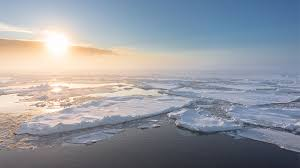
#> input picture images/11-ICE.jpg, 300 x 168 px
$ jupyter execute --allow-errors Kmeans_Clustering.ipynb   (shell and % lines are left out)
#> lines starting #> are read from the running program, lines starting #| are printed output that depends on the picture
### plot_utils.py
import numpy as np
import matplotlib.pyplot as plt

class plot_utils:
    def __init__(self, img_data, title, num_pixels=10000, colors=None):
        self.img_data = img_data
        self.title = title
        self.num_pixels = num_pixels
        self.colors = colors

    def colorSpace(self):
        if self.colors is None:
            self.colors = self.img_data

        rand = np.random.RandomState(42)
        index = rand.permutation(self.img_data.shape[0])[:self.num_pixels]
        colors = self.colors[index]
        R, G, B = self.img_data[index].T
        fig, ax = plt.subplots(1, 2, figsize=(12,8))
        ax[0].scatter(R, G, color=colors, marker='.')
        ax[0].set(xlabel='Red', ylabel='Green', xlim=(0, 1), ylim=(0, 1))
        ax[1].scatter(R, B, color=colors, marker='.')
        ax[1].set(xlabel='Red', ylabel='Blue', xlim=(0, 1), ylim=(0, 1))
        fig.suptitle(self.title, size=20)

### Kmeans_Clustering.ipynb
# **K-means**
- Common clustering technique, helps to solve many problems efficiently.
- one of the simplest and popular unsupervised machine learning algorithms.
- unsupervised algorithms means that our datasets using only input vectors(X) without referring to labelled, outcomes(Y).
-a common technique for statistical data analysis
## **The objective of K-means is simple:**
### Group similar data points together and discover underlying patterns. To achieve this objective, K-means looks for a fixed number (k) of clusters in a dataset.
In other words, the K-means algorithm identifies k number of centroids, and then allocates every data point to the nearest cluster,The ‘means’ in the K-means refers to averaging of the data; that is, finding the centroid.

# **Problem:**
### We are opening a Cake Shops and we have list of locations of BUYERS who frequently order Cake we want to find out optimal locations of Cake Shops where they should be opened?
(just taking example)

# Step-1 : Initialise Cake Shops randomly.

# Step-2 : Assign each Buyer to its nearest Cake Shop.

# Step-3 : Update the Shop Location by taking mean of Buyers assigned to it.

# Step-4 : Repeat Steps 2 and 3 Until Convergence.

## **How the K-means algorithm works?**

To process the learning data, the K-means algorithm in data mining starts with a first group of randomly selected centroids, which are used as the beginning points for every cluster, and then performs iterative (repetitive) calculations to optimize the positions of the centroids

**1. Cluster assignment**<br>
the algorithm goes through each of the data points and depending on which cluster is closer, It assigns the data points to one of the cluster centroids.<br>
**2. Updation centroid**<br>
K-means moves the centroids to the average of the points in a cluster. In other words, the algorithm calculates the average of all the points in a cluster and moves the centroid to that average location.
This process is repeated until there is no change in the clusters. K is chosen randomly or by giving specific initial starting points by the us.

⬇️⬇️⬇️⬇️⬇️⬇️⬇️⬇️⬇️⬇️⬇️⬇️⬇️⬇️⬇️⬇️⬇️⬇️⬇️⬇️⬇️⬇️⬇️⬇️⬇️⬇️⬇️⬇️⬇️⬇️⬇️⬇️⬇️⬇️⬇️⬇️⬇️⬇️⬇️⬇️⬇️⬇️⬇️⬇️⬇️⬇️⬇️⬇️⬇️⬇️⬇️

### **Cluster Quality**
Our goal here is not just to make many clusters but to make the most meaningful clusters. We can measure the quality of clusters using a metric called Interia.

* **Inertia** is the average distortion of the clusters. \n",
* **Distortion** is calculated at the cluster level. For each cluster, it calculates the sum of squared \"error\" where error is considered as the distance of a every datapoint from its cluster centroid.

Think about this, if we have 500 data-points, the model can create 500 clusters, thus making distortion zero and the \"best quality\". Measuring the performance just based on distortion is not good enough. Therefore, picking 'k' is a very important step in building a clustering model.

### **How do we choose 'k'?**

A fundamental step for any clustering algorithm is to determine the optimal number of clusters (k) into which the data may be clustered.


**WCSS** is an ideal way to figure out the right number of clusters would be to calculate the Within-Cluster-Sum-of-Squares (WCSS). WCSS is the sum of squares of the distances of each data point in all clusters to their respective centroids. The objective is to minimise this value.
        <br>
The Elbow method runs k-means clustering on the dataset for a range of values for k (say from 1-10) and records the avearage distortion for each of these k values. We expect this graph to produce a long-tail (as we increase the clusters, the distortions will reduce) and the goal is to identify the \"elbow\" which optimizes the number of clusters without overfitting.

## Implement K-Means Algorithm

#### Dataset
Make_blobs in sklearn is a nice functionaity which gives us a way to create synthetic grouped datapoints which serve as very good datasets to visualize clustering algorithms.

#### Algorithm
The main goal of this section is to write out the algorithm for K-Means Clustering without the use of external ML packages and to understand each step that is performed.

#### Objective
Running this code on our synthetic dataset will allow us to understand how the model iteratively clusters.

[cell 1]
#Import all the necessary packages
import numpy as np
import pandas as pd
import matplotlib.pyplot as plt
from sklearn.datasets import make_blobs

[cell 2]
#Number of Centroids
k=5
color=["darkturquoise","darkorange","teal","darkviolet","tomato", "yellowgreen","hotpink","gold"]

#Creates a list of lists (A of B) where length of A is 500, lengths of all B is 2, centers is the number of clusters
X,_=make_blobs(n_samples=500, n_features=2, centers=k, random_state=10)

#If you want to generate a correspoding y vector too, uncomment the below statement and run this cell
#X,y =make_blobs(n_samples=500,n_features=2,centers=k,random_state=10)

#Sample the shape to know how many (rows,columns) are present in your synthetic dataset
#This dataset has 2 columns which are "x coordinate" and "y coordinate" and each row is a datapoint
print("Shape = " + str(X.shape))

print("Sample:")
print(X[:5])

[cell 3]
#DEFINE ALL THE FUNCTIONS & VARIABLES WE NEED TO DO CLUSTERING
#Create an empty dictionary to store the cluster name, centroid and points associated with the cluster.
clusters={}

def initializeClusterCentroids():
  #For each cluster, initialize its properties
  for i in range(k):
      center = np.random.randint(-8, 10, size= (X.shape[1],), )
      points = []

      cluster = {
          'center' : center,
          'points' : points,
          'color' : color[i]
      }
      clusters[i] = cluster #looping over clusters dictionary

#Calculate euclidean distance between v1 and v2
def distance(v1, v2):
    return np.sum((v2-v1)**2)**0.5

def assignPointsToCluster(clusters, X):
    for ix in range(X.shape[0]):#iterate for all datapoints

        #Foe each datapoint, find the distance to k centroids
        distance_of_i = []
        for kx in range(k):
            d = distance(X[ix], clusters[kx]['center']) #we have find distance b/w
            #all the point with all the five (k) cluster centers
            distance_of_i.append(d)

        #Based on the distances to k centroid, pick which cluster to assign it to
        #here we want find the minimum distance of cluster centers
        cluster_to_choose = np.argmin(distance_of_i)
        clusters[cluster_to_choose]['points'].append(X[ix])

#STEP 3: UPDATE CLUSTER CENTROIDS
def updateCluster(clusters):
    for kx in range(k):
        cluster_points = clusters[kx]['points']

        cluster_points = np.array(cluster_points)
        #here pts are array of list but we want array of array so

        if len(cluster_points)>0:
            new_center = np.mean(cluster_points, axis=0) #axis is along rows so will
            #find mean of all the feature seprately it will give 2,0 when we have cluster pts 50,2
            clusters[kx]['center'] = new_center
            clusters[kx]['points'] = [] # clear the points in a cluster list (emptying pts)
            #as we have to do step 2 after step 3 again till not converge

[cell 4]
#We need to visualize this too. Lets define a function that can do that!
def plotclusters(clusters, plot):
    for kx in range(k):
        cluster_points = clusters[kx]['points']
        cluster_color = clusters[kx]['color']
        cluster_center = clusters[kx]['center']
        cluster_points = np.array(cluster_points)

        #plotting points associated /nearest to the cluster centers
        if len(cluster_points) > 0:
          plot.scatter(cluster_points[:, 0], cluster_points[:, 1], s = 2, c = cluster_color)

        plot.scatter(cluster_center[0], cluster_center[1], s = 250, c = cluster_color, marker="o")

[cell 5]
#Lets create a 6 panel plot showing how the cluster centroids evolve with each iteration
fig, axs = plt.subplots(2, 3)
fig.set_size_inches(24, 15)

#DATAPOINTS
axs[0, 0].scatter(X[:,0],X[:,1], s = 2, c = 'black')
axs[0, 0].set_title('Dataset')

#CENTROID INITIALIZATION
#Lets call our function that intializes the centroids
initializeClusterCentroids()

#Now, lets plot the centroids it has initalized
axs[0, 1].set_title('Centroid Initialization')
axs[0, 1].scatter(X[:, 0], X[:, 1], s = 2, c = 'black')
for i in range(k):#for all the clusters
    center = clusters[i]['center'] #its cluster's center
    axs[0, 1].scatter(center[0], center[1], c=clusters[i]['color'], s=250, marker="o")

#CLUSTERING EPOCH 1
axs[0, 2].set_title('Iteration 1')
assignPointsToCluster(clusters, X)
plotclusters(clusters, axs[0, 2])
updateCluster(clusters)

#CLUSTERING EPOCH 2
axs[1, 0].set_title('Iteration 2')
assignPointsToCluster(clusters, X)
plotclusters(clusters, axs[1, 0])
updateCluster(clusters)

#CLUSTERING EPOCH 3
axs[1, 1].set_title('Iteration 3')
assignPointsToCluster(clusters, X)
plotclusters(clusters, axs[1, 1])
updateCluster(clusters)

#CLUSTERING EPOCH 4
axs[1, 2].set_title('Iteration 4')
assignPointsToCluster(clusters, X)
plotclusters(clusters, axs[1, 2])
updateCluster(clusters)

# Hide x labels and tick labels for top plots and y ticks for right plots.
for ax in axs.flat:
    ax.label_outer()
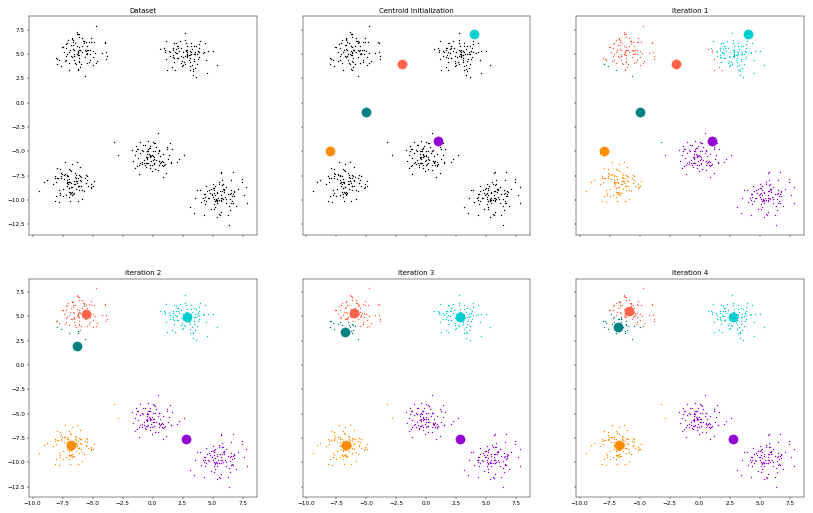
#> figure drawn by matplotlib, 6 panels

# Using KMeans++ from sklearn

[cell 6]
from sklearn.cluster import KMeans
#Check out all functionalities at https://scikit-learn.org/stable/modules/generated/sklearn.cluster.KMeans.html

kmeans_demo = KMeans(n_clusters=5) #random centroid intialization
#kmeans_demo = KMeans() #What if we dont initialize the number of clusters?
#kmeans_demo = KMeans(n_clusters=5, init='k-means++') #Does smart centroid initialization help?

#Let us fit our synthetic datapoints into the kmeans object
kmeans_demo.fit(X)

[cell 7]
#Lets inspect the clustering model
print("INERTIA = " + str(kmeans_demo.inertia_))
print("ITERATIONS TO CONVERGE = " + str(kmeans_demo.n_iter_))
print("CLUSTER CENTROIDS = ")
print(str(kmeans_demo.cluster_centers_))
print()

#using the colours we defined for the clusters at the start
colors_toplot = []
for label in kmeans_demo.labels_:
  colors_toplot.append(color[label])

plt.scatter(X[:,0], X[:, 1], c = colors_toplot, s=2)
plt.scatter(kmeans_demo.cluster_centers_[:,0], kmeans_demo.cluster_centers_[:,1], c = 'black', s=250, marker = "*")
plt.gcf().set_size_inches(12,8)
plt.show()
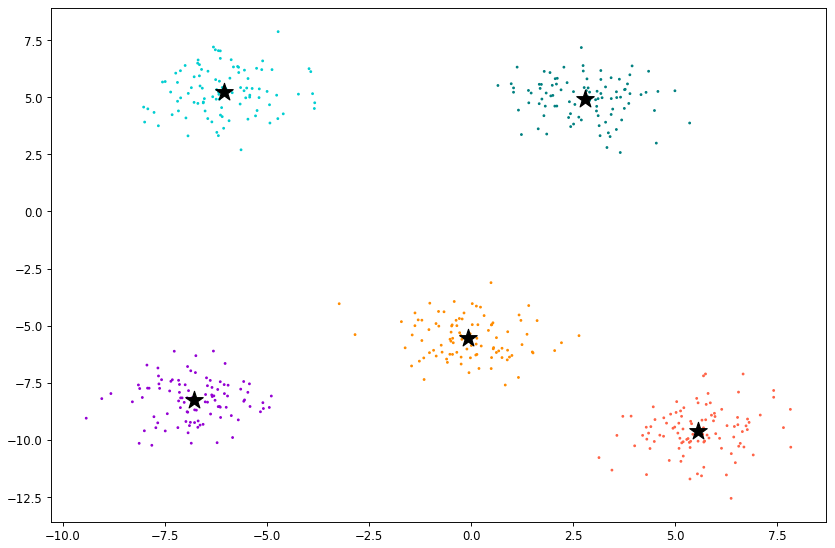
#> figure drawn by matplotlib, 1 panel

init : {'k-means++', 'random'} or ndarray of shape             (n_clusters, n_features), default='k-means++'
    Method for initialization, defaults to 'k-means++':

    'k-means++' : selects initial cluster centers for k-mean
    clustering in a smart way to speed up convergence. See section
    Notes in k_init for more details.

    'random': choose k observations (rows) at random from data for
    the initial centroids.

    If an ndarray is passed, it should be of shape (n_clusters, n_features)
    and gives the initial centers.

n_init : int, default=10
    Number of time the k-means algorithm will be run with different
    centroid seeds. The final results will be the best output of
    n_init consecutive runs in terms of inertia.

[cell 8]
#Let us try this out without defining the cluster counts and see what the optimal number of clusters are
kmeans_demo2 = KMeans() #What if we dont initialize the number of clusters?

#Let us fit our synthetic datapoints into the kmeans object
kmeans_demo2.fit(X)

[cell 9]
#Lets inspect the clustering model
print("INERTIA = " + str(kmeans_demo2.inertia_))
print("ITERATIONS TO CONVERGE = " + str(kmeans_demo2.n_iter_))
print("CLUSTER CENTROIDS = ")
print(str(kmeans_demo2.cluster_centers_))
print()

#using the colours we defined for the clusters at the start
colors_toplot = []
for label in kmeans_demo2.labels_:
  colors_toplot.append(color[label])

plt.scatter(X[:,0], X[:, 1], c = colors_toplot, s=2)
plt.scatter(kmeans_demo2.cluster_centers_[:,0], kmeans_demo2.cluster_centers_[:,1], c = 'black', s=250, marker = "*")
plt.gcf().set_size_inches(12,8)
plt.show()

Thats interesting! Even though the data visually has 5 clusters, KMeans has found 8 to be the optimal number of clusters!

# Application :-

## Clustering with Images
If you are given an image, can you use clustering to build any cool image applications?

### Image Compression

An image is made of pixels and each pixel has a colour associated with it. Every colour can be represented in a numeric scale. High resolution images are rich in numerical pixel data and are thus heavy. If you were to "compress" the image, the easiest thing to do would be to reduce the number of colours being represented by the image.

Say you are given an image, and it visually has 5 main sections/colors. Can you cluster each pixel into one of these 5 sections/colors and recolour

[cell 10]
import numpy as np
from skimage import io
import matplotlib.pyplot as plt
from sklearn.cluster import KMeans

[cell 11]
image_location = 'https://user-images.githubusercontent.com/42711978/87903363-71f5a900-ca79-11ea-9317-3c7dc7eccc27.jpg'

#> (a cell that did not finish here is left out)

**Optimal value for k:**  Since this image has 3 main sections (sky, forest and sea) we can set k = 3 so the points are clustered to be one of these sections. Try out different values to see how the image representation changes!

[cell 13]
#Update the optimal value of k below
k=3

#Build a clustering model on the pixels
kmeans = KMeans(n_clusters=k)
#> (the rest of this cell did not finish here and is left out)

#> (a cell that did not finish here is left out)

#> (a cell that did not finish here is left out)

[cell 16]
#Let us compare our image and compressed image
fig, axs = plt.subplots(1, 2)
fig.set_size_inches(20, 10, forward=True)

#> (the rest of this cell did not finish here and is left out)

We can keep all are images in folder and do Image compression on them

[cell 17]
#Importing Libraries
from __future__ import print_function
import os
import numpy as np
import matplotlib.pyplot as plt
import matplotlib.image as image
plt.style.use("ggplot")

from skimage import io
from sklearn.cluster import KMeans

from ipywidgets import interact, interactive, fixed, interact_manual, IntSlider
import ipywidgets as widgets

[cell 18]
plt.rcParams['figure.figsize'] = (20, 12)

[cell 19]
#Data Preprocessing
img = io.imread('images/11-ICE.jpg')
#> img is the input picture: shape (168, 300, 3); mean R, G, B 148.5, 152.5, 160.6
ax = plt.axes(xticks=[], yticks=[])
img_data = (img / 255.0).reshape(-1, 3)
ax.imshow(img)

[cell 20]
from plot_utils import plot_utils

[cell 21]
x = plot_utils(img_data, title='Input color space: 16 million possible colors')
x.colorSpace()
#> in colorSpace, `R, G, B = self.img_data[index].T`: R = 10000 values, max 1 at index 6, min 0.133 at index 491, mean 0.582; G = 10000 values, max 1 at index 6, min 0.145 at index 491, mean 0.598; B = 10000 values, max 1 at index 340, min 0.192 at index 4948, mean 0.63
#so their is sharp transition from one color space to other so we have to make it segmented transition
#it has very smooth gradient
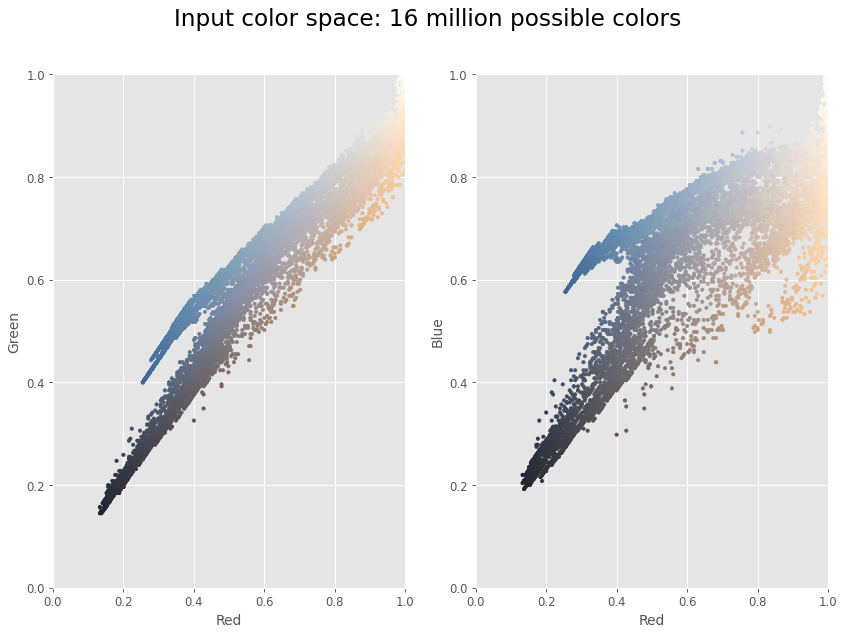
#> figure drawn by matplotlib, 2 panels

[cell 22]
from sklearn.cluster import MiniBatchKMeans
#high resolution images ==MiniBatchKMeans==>small batches

[cell 23]
kmeans = MiniBatchKMeans(16).fit(img_data)
k_colors = kmeans.cluster_centers_[kmeans.predict(img_data)] #here we are predicting 16 colors on the img

y = plot_utils(img_data, colors=k_colors, title="Reduced color space: 16 colors")
y.colorSpace()
#> the sliders are set to 

$ run again, with images/13-Tree.jpg copied over images/11-ICE.jpg
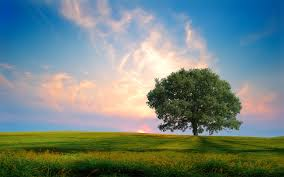
#> input picture images/13-Tree.jpg, 284 x 177 px
#> img is the input picture: shape (177, 284, 3); mean R, G, B 114.1, 132.8, 128.2
#> R = 10000 values, max 1 at index 28, min 0 at index 78, mean 0.447; G = 10000 values, max 1 at index 1432, min 0 at index 486, mean 0.522; B = 10000 values, max 0.918 at index 5513, min 0 at index 10, mean 0.506
#> `[cell 21] x = plot_utils(img_data, title='Input color space: 16 millio..`:
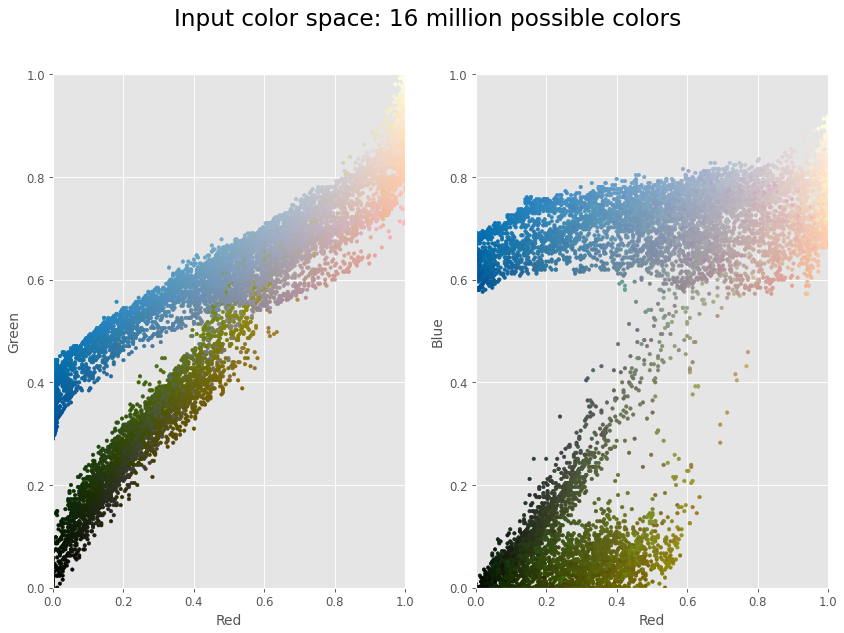
#> figure drawn by matplotlib, 2 panels
